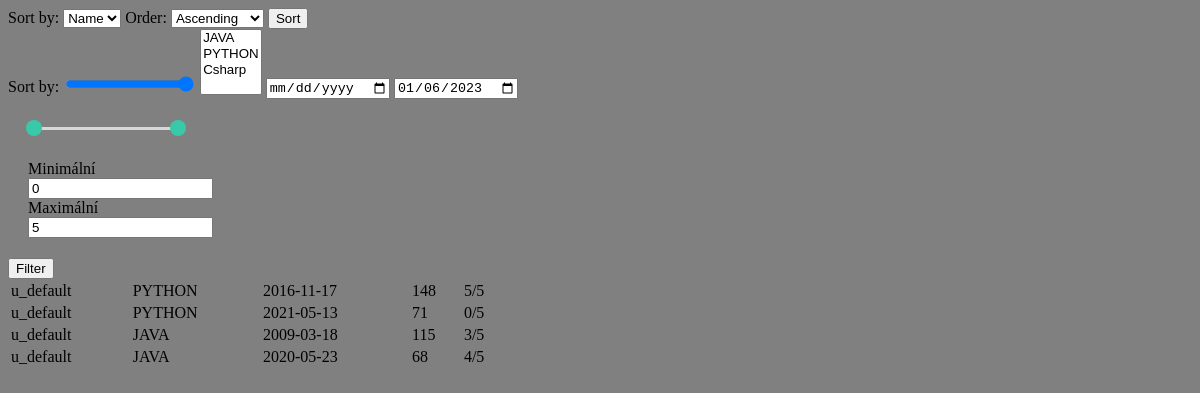
/test, run on an earlier commit of the app's database.
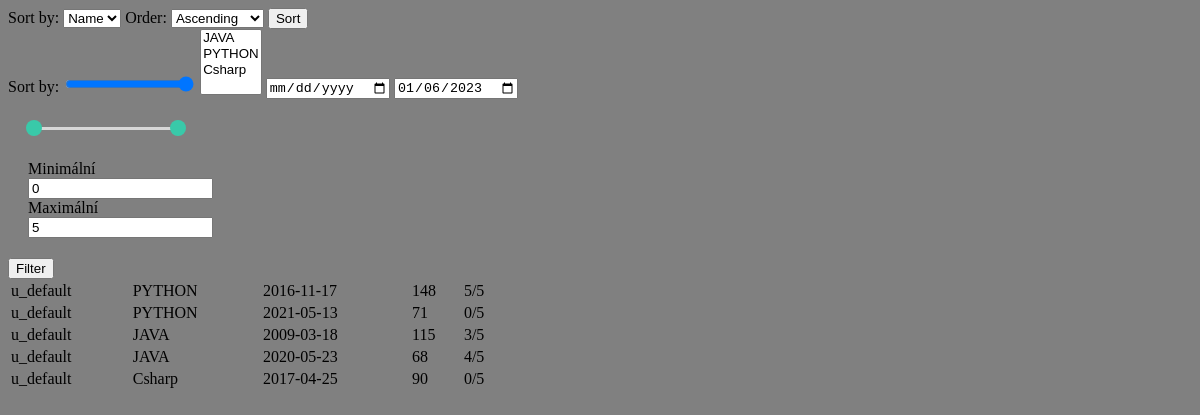
And on a later commit of the database.
### tables this page shows
CREATE TABLE records (id INTEGER PRIMARY KEY AUTOINCREMENT, dates DATE NOT NULL, timeInMinutes INT NOT NULL, programmingLang TEXT NOT NULL, rating INT NOT NULL, description TEXT NOT NULL, programmer TEXT NOT NULL);

### app.py (the view)
@app.route('/test')
def test():
    sort_field = request.args.get('sort_field')
    return render_template('table_example.html', texts=sorting.pre_sort(sort_field, None, None, None,
                                                                        None), defs=proglangs)

### db.py (called while the page is built)
def get_db_connection():
    conn = sqlite3.connect(databasePath)
    conn.row_factory = sqlite3.Row
    return conn

### templates/table_example.html (shortened to what this page needs)
<!DOCTYPE html>
<html lang="en">
<head>
    <link rel="stylesheet" href="{{ url_for('static', filename='css/jquery-ui.css') }}">
    <link rel="stylesheet" href="{{ url_for('static', filename='css/range_minmax.css') }}">
</head>
<body style="background: gray">
<form method="GET" id="sort-form">
    <label for="sort_field">Sort by:</label>
    <select name="sort_field" id="sort_field">
        <option value="programmingLang">Name</option>
    </select>
    <label for="sort_order">Order:</label>
    <select name="sort_order" id="sort_order">
        <option value="asc">Ascending</option>
    </select>
    <button type="submit">Sort</button>
</form>
<form method="GET" id="filter-form">
    <label for="filter_rating">Sort by:</label>
    <input type="range" name="filter_rating" id="filter_rating" max="5" min="0" value="5">
    <select name="filter_programmingLangs" id="filter_programmingLangs" multiple>
        {% for def in defs %}
            <option id="option_{{ def.progLangs }}"
                    value="{{ def.progLangs }}">{{ def.progLangs }}</option>
        {% endfor %}
    </select>
    <input type="date" name="filter_min_date" id="filter_min_date">
    <input type="date" name="filter_max_date" id="filter_max_date">
    {% include 'customElements/rangeSliderRating.html' %}
    <button type="submit">Filter</button>
</form>
<div id="table">
    {% include 'table_records.html' %}
</div>
</body>
</html>

### templates/table_records.html
{% block recordsTable %}
    <table style="width: 500px">
        {% for text in texts %}
            <tr>
                <td>{{ text.programmer }}</td>
                <td>{{ text.programmingLang }}</td>
                <td>{{ text.dates }}</td>
                <td>{{ text.timeInMinutes }}</td>
                <td>{{ text.rating }}/5</td>
            </tr>
        {% endfor %}
    </table>
{% endblock %}

What changed in the data, as far as the page shows it:
added records: programmer "u_default", programmingLang "Csharp", dates "2017-04-25", timeInMinutes "90", rating "0"
